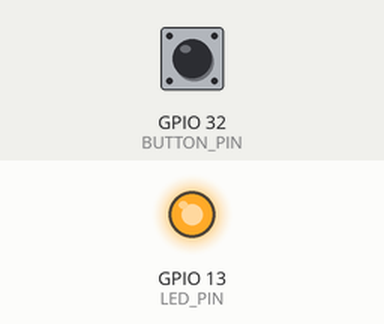
The sketch below on a simulated ESP32. On the bench: output pins drawn as LEDs (lit = HIGH). The inputs (shaded band) are chosen by the test bench; at power-on: GPIO 32 (BUTTON_PIN) HIGH.

Above: at 1.2 s.
1.3 s: GPIO 32 (BUTTON_PIN) pulled LOW for 0.15 s
At 1.37 s:
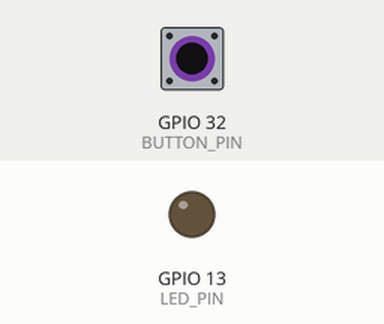
2.9 s: GPIO 32 (BUTTON_PIN) pulled LOW for 3.2 s
At 6.6 s:
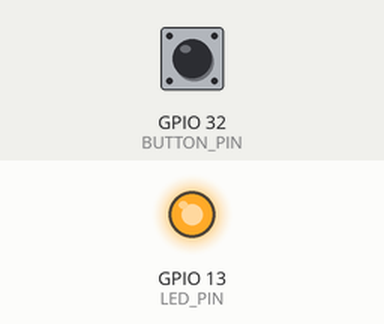
Timing chart, 0 to 8.1 s (numbered marks = the images above; inputs shaded):
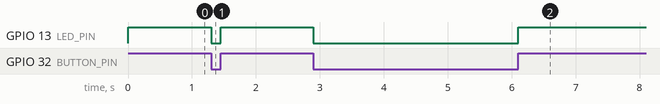

Measured:
- after the input at 1.3 s, GPIO 13 (LED_PIN): HIGH → LOW at once, → HIGH 0.15 s later
- after the input at 2.9 s, GPIO 13 (LED_PIN): HIGH → LOW at once, → HIGH 3.2 s later

The sketch:

light_LED.ino
```cpp
 #define BUTTON_PIN 32   // 버튼
#define LED_PIN 13     // LED

void setup() {
  pinMode(BUTTON_PIN, INPUT_PULLUP);
  pinMode(LED_PIN, OUTPUT);
}

void loop() {
  int 버튼상태 = digitalRead(BUTTON_PIN);

  if (버튼상태 == LOW)
    digitalWrite(LED_PIN, LOW);
  else
    digitalWrite(LED_PIN, HIGH);
}
```
